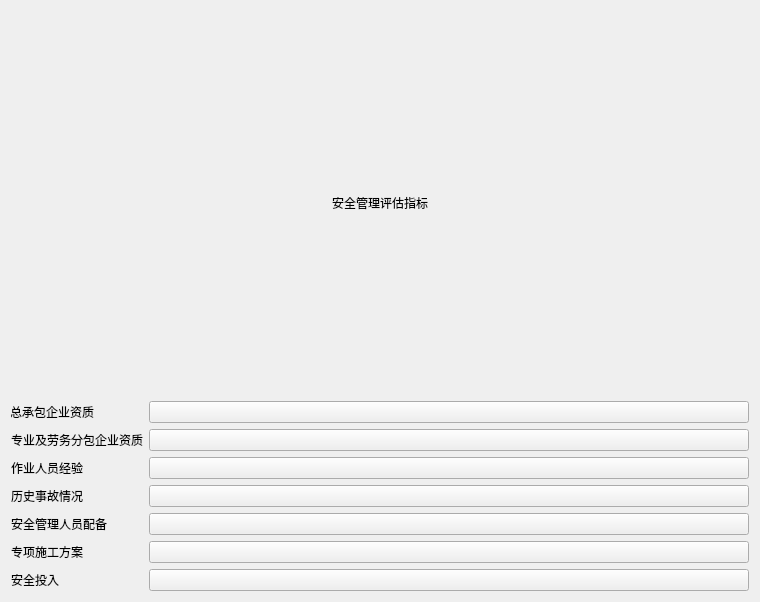
<?xml version="1.0" encoding="UTF-8"?>
<ui version="4.0">
 <class>Form</class>
 <widget class="QWidget" name="Form">
  <property name="geometry">
   <rect>
    <x>0</x>
    <y>0</y>
    <width>760</width>
    <height>602</height>
   </rect>
  </property>
  <property name="windowTitle">
   <string>Form</string>
  </property>
  <layout class="QGridLayout" name="gridLayout_2">
   <item row="0" column="0">
    <layout class="QVBoxLayout" name="verticalLayout" stretch="0,1">
     <item>
      <widget class="TitleLabel" name="TitleLabel">
       <property name="text">
        <string>安全管理评估指标</string>
       </property>
       <property name="alignment">
        <set>Qt::AlignCenter</set>
       </property>
      </widget>
     </item>
     <item>
      <layout class="QGridLayout" name="gridLayout">
       <item row="0" column="0">
        <widget class="CaptionLabel" name="CaptionLabel">
         <property name="sizePolicy">
          <sizepolicy hsizetype="Ignored" vsizetype="Preferred">
           <horstretch>0</horstretch>
           <verstretch>0</verstretch>
          </sizepolicy>
         </property>
         <property name="text">
          <string>总承包企业资质               </string>
         </property>
         <property name="alignment">
          <set>Qt::AlignCenter</set>
         </property>
        </widget>
       </item>
       <item row="1" column="1">
        <widget class="ComboBox" name="ComboBox_2">
         <property name="sizePolicy">
          <sizepolicy hsizetype="Expanding" vsizetype="Fixed">
           <horstretch>0</horstretch>
           <verstretch>0</verstretch>
          </sizepolicy>
         </property>
        </widget>
       </item>
       <item row="5" column="0">
        <widget class="CaptionLabel" name="CaptionLabel_6">
         <property name="text">
          <string>专项施工方案 </string>
         </property>
        </widget>
       </item>
       <item row="1" column="0">
        <widget class="CaptionLabel" name="CaptionLabel_2">
         <property name="text">
          <string>专业及劳务分包企业资质</string>
         </property>
        </widget>
       </item>
       <item row="2" column="0">
        <widget class="CaptionLabel" name="CaptionLabel_7">
         <property name="text">
          <string>作业人员经验 </string>
         </property>
        </widget>
       </item>
       <item row="4" column="0">
        <widget class="CaptionLabel" name="CaptionLabel_4">
         <property name="text">
          <string>安全管理人员配备 </string>
         </property>
        </widget>
       </item>
       <item row="3" column="0">
        <widget class="CaptionLabel" name="CaptionLabel_3">
         <property name="text">
          <string>历史事故情况</string>
         </property>
        </widget>
       </item>
       <item row="0" column="1">
        <widget class="ComboBox" name="ComboBox">
         <property name="sizePolicy">
          <sizepolicy hsizetype="Expanding" vsizetype="Fixed">
           <horstretch>0</horstretch>
           <verstretch>0</verstretch>
          </sizepolicy>
         </property>
        </widget>
       </item>
       <item row="6" column="0">
        <widget class="CaptionLabel" name="CaptionLabel_5">
         <property name="text">
          <string>安全投入 </string>
         </property>
        </widget>
       </item>
       <item row="2" column="1">
        <widget class="ComboBox" name="ComboBox_7"/>
       </item>
       <item row="3" column="1">
        <widget class="ComboBox" name="ComboBox_3"/>
       </item>
       <item row="4" column="1">
        <widget class="ComboBox" name="ComboBox_4"/>
       </item>
       <item row="5" column="1">
        <widget class="ComboBox" name="ComboBox_6"/>
       </item>
       <item row="6" column="1">
        <widget class="ComboBox" name="ComboBox_5"/>
       </item>
      </layout>
     </item>
    </layout>
   </item>
  </layout>
 </widget>
 <customwidgets>
  <customwidget>
   <class>ComboBox</class>
   <extends>QPushButton</extends>
   <header>qfluentwidgets</header>
  </customwidget>
  <customwidget>
   <class>CaptionLabel</class>
   <extends>QLabel</extends>
   <header>qfluentwidgets</header>
  </customwidget>
  <customwidget>
   <class>TitleLabel</class>
   <extends>QLabel</extends>
   <header>qfluentwidgets</header>
  </customwidget>
 </customwidgets>
 <resources/>
 <connections/>
</ui>
